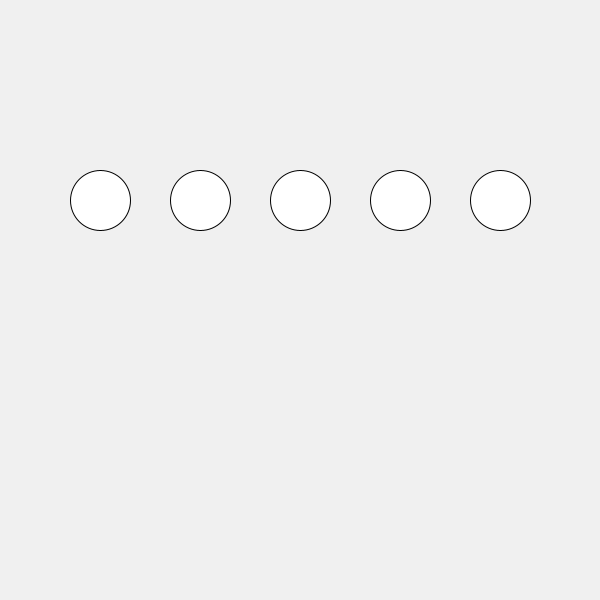
Frame 1 (no input)
Frame 60 (the mouse pressed at the canvas centre just before this capture): identical to frame 1, image omitted
Frame 120 (the mouse held since frame 60 and released just before this capture): identical to frame 1, image omitted

The Processing sketch that drew this single still picture (run headless with seeded random() and noise(); from frame 60 on, the mouse is pressed at the canvas centre):

// Processing sketch: MIDTERM2_Q16
// ── MIDTERM2_Q16.pde
float[] xPos = { 100, 200, 300, 400, 500 };
float[] yPos = { 100, 200, 300, 400, 500 };
int size = 60; 

void setup() {
  size(600, 600);
}

void draw() {
  background(240);
  for (int i = 0; i < xPos.length; i++) {
    ellipse(xPos[i], 200, size, size);
  }
 // for (int i = 0; i < yPos.length; i++) {
  //  ellipse(yPos[i], 200, size, size);
  }
